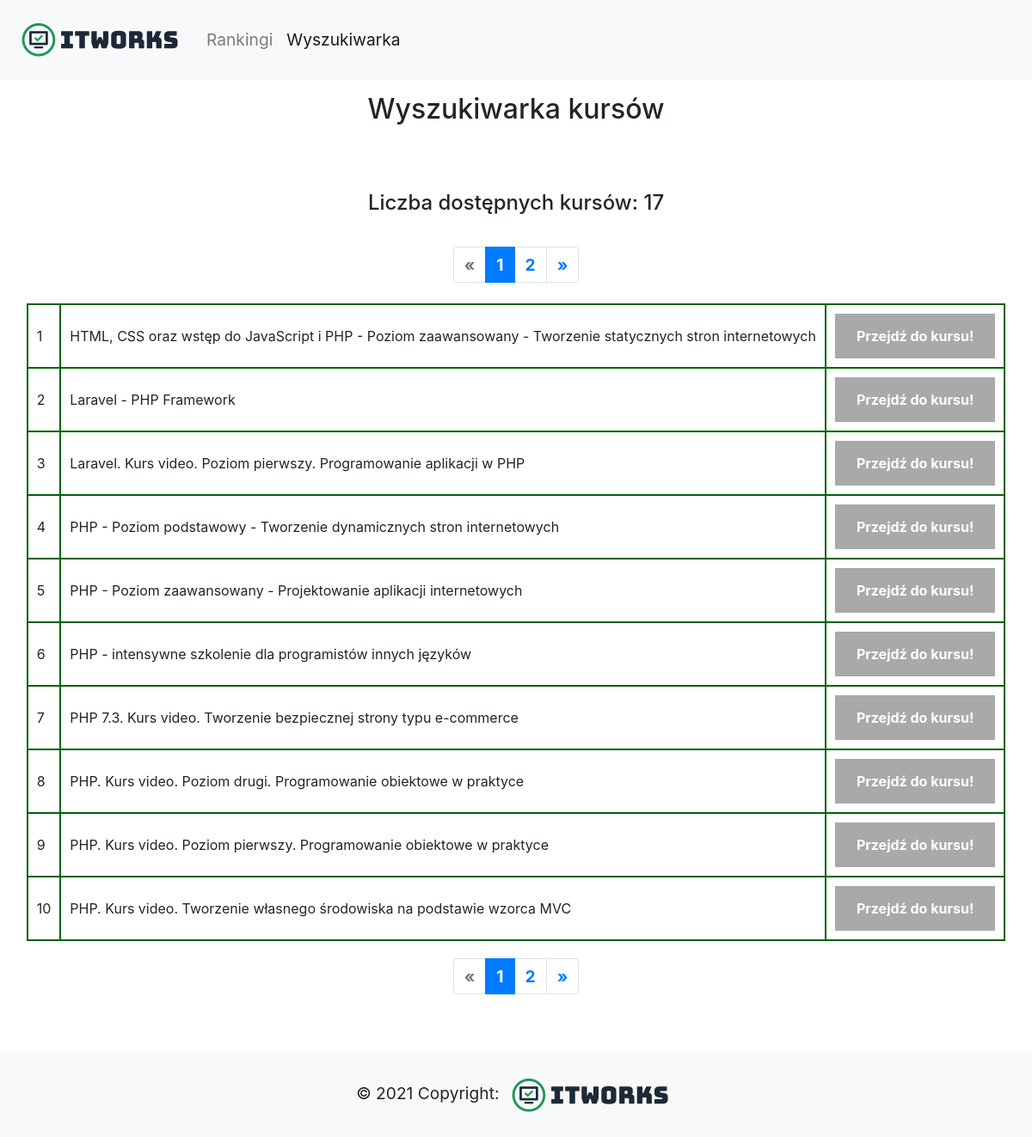
The page /search-php on the database as committed earlier.
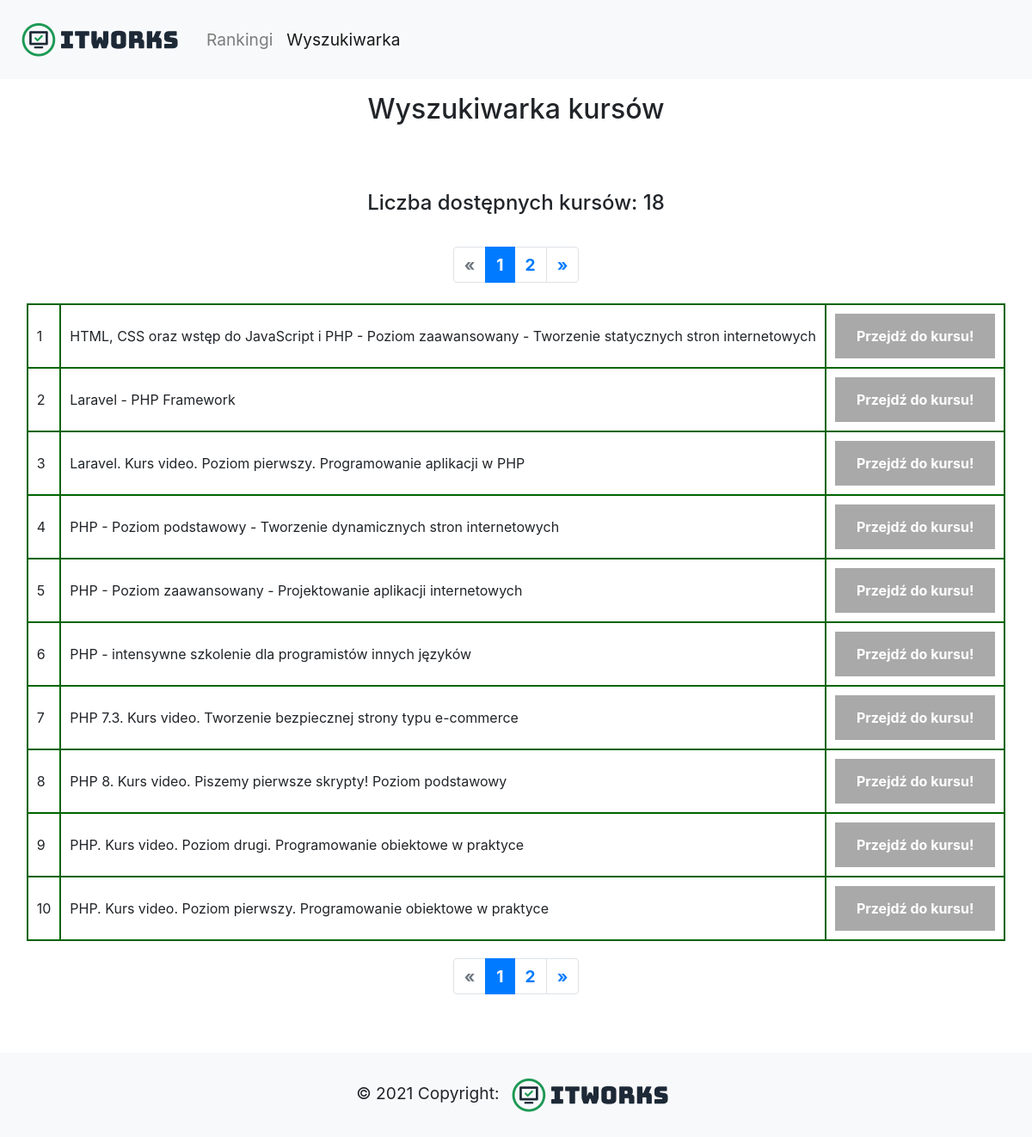
The same page on the database as committed later.
### tables this page shows
CREATE TABLE courses (course_title TEXT, course_url TEXT);

### app.py (the view)
@app.route('/search-php', methods=['GET','POST'])
def search_php():
    def get_courses(offset=0, per_page=10):
        return rows[offset: offset + per_page]
    try:
        conn = sqlite3.connect('courses.db')
        conn.row_factory = sqlite3.Row
        cur = conn.cursor()
        query = "SELECT * from courses WHERE course_title LIKE '%php%' ORDER BY course_title"
        cur.execute(query)
        conn.commit()
        rows = cur.fetchall()
        rows_number = len(rows)
        if rows:
            flash("Liczba dostępnych kursów: " + str(len(rows)))
        page, per_page, offset = get_page_args(page_parameter='page', per_page_parameter='per_page')
        total = len(rows)
        pagination_courses = get_courses(offset=offset, per_page=per_page)
        pagination = Pagination(page=page, per_page=per_page, total=total, css_framework='bootstrap4')
        conn.close()
        return render_template('categories_search_results.html', rows=pagination_courses,
            page=page, per_page=per_page, pagination=pagination)
    except OperationalError:
        flash("Wystąpił błąd podczas próby połączenia się z bazą")

### templates/categories_search_results.html (shortened to what this page needs)
<!DOCTYPE html>
<html lang="en">
<head>
    <link rel="stylesheet" href="https://maxcdn.bootstrapcdn.com/bootstrap/4.5.2/css/bootstrap.min.css">
</head>
<body>
    <div id="page-container">
        <nav class="navbar navbar-expand-lg navbar-light bg-light">
            <a class="navbar-brand" href="/">
                <img src="{{url_for('static', filename='logo2.png')}}" alt="">
            </a>
            <div class="collapse navbar-collapse" id="navbarNav" style="font-size: larger;">
                <ul class="navbar-nav">
                    <li class="nav-item ">
                        <a class="nav-link" href="/">Rankingi</a>
                    </li>
                    <li class="nav-item active">
                        <a class="nav-link" href="/browser">Wyszukiwarka</a>
                    </li>
                </ul>
            </div>
        </nav>
        <div id="content-wrap">
            <div class="container h-100">
                <div class="row h-100 justify-content-center align-items-center">
                    <div class="d-flex justify-content-center mt-3 mb-3">
                        <h2>Wyszukiwarka kursów</h2>
                    </div>
                </div>
              </div>
        <div class="container-fluid p-3 my-3">
            {% for message in get_flashed_messages() %}
            <div class="d-flex justify-content-center" style="font-size: larger; font-weight: bold; padding: 20px;"><h4>{{ message }}</h4></div>
            {% endfor %}
            <div class="d-flex justify-content-center" style="font-size: larger; font-weight: bold; padding: 8px;">{{ pagination.links }}</div>
            <table style="margin-left: auto; margin-right: auto;">
                {% for row in rows %}
                <tr>
                    <td>{{ loop.index + (page - 1) * per_page }}</td>
                    <td>{{row["course_title"]}}</td>
                    <td><a href='{{row["course_url"]}}' class="courseLink" target="_blank">Przejdź do kursu!</a></td>
                </tr>
                {% endfor %}
            </table>
            <div class="d-flex justify-content-center" style="font-size: larger; font-weight: bold; padding: 20px;">{{ pagination.links }}</div>
        </div>
        <footer class="bg-light text-center text-lg-start" style="left: 0; bottom: 0; width: 100%;" id="footer">
            <div class="text-center p-3 bg-light" style=" font-size: larger;">
                © 2021 Copyright: <img src="{{url_for('static', filename='logo2.png')}}" alt="">
            </div>
        </footer>
    </div>
</body>
</html>

Rows that differ between the two databases and show on the page:
no longer on this page (row edited): courses: course_title "PHP. Kurs video. Tworzenie własnego środowiska na podstawie wzorca MVC"
now on this page (row edited): courses: course_title "PHP 8. Kurs video. Piszemy pierwsze skrypty! Poziom podstawowy"
Other text that changed with them:
new list line: "Liczba dostępnych kursów: 18"
list line gone: "Liczba dostępnych kursów: 17"
